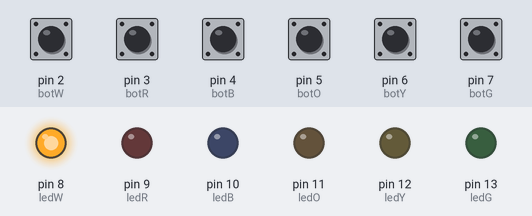
The sketch below on a simulated Arduino Uno, built with avr-gcc and run on an emulated ATmega328P. Shown: output pins drawn as LEDs (lit = HIGH). The inputs (shaded band) are chosen by the test bench; at power-on: pin 2 (botW), pin 3 (botR), pin 4 (botB), pin 5 (botO), pin 6 (botY), pin 7 (botG) LOW.

Above: at 1.2 s.
1.3 s: pin 3 (botR) pulled HIGH for 0.15 s
At 3.5 s:
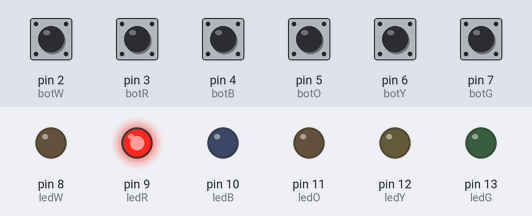
3.8 s: pin 4 (botB) pulled HIGH for 0.15 s
At 5.5 s:
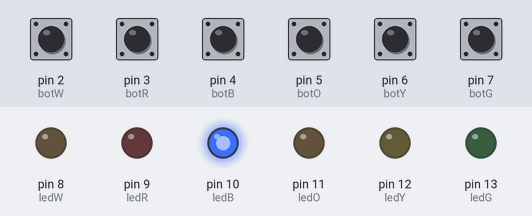
6.3 s: pin 2 (botW) pulled HIGH for 0.15 s
At 7.2 s:
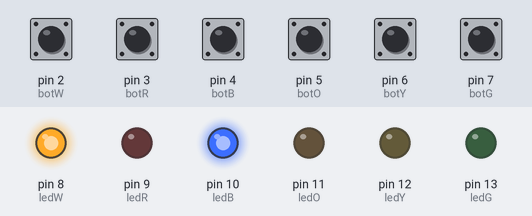
8.8 s: pin 5 (botO) pulled HIGH for 0.15 s
At 10.5 s:
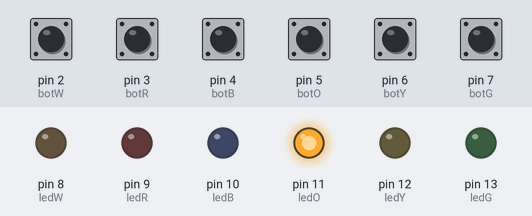
11.3 s: pin 6 (botY) pulled HIGH for 0.15 s
At 13.5 s:
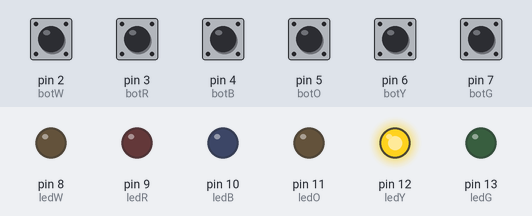
13.8 s: pin 7 (botG) pulled HIGH for 0.15 s
At 15.5 s:
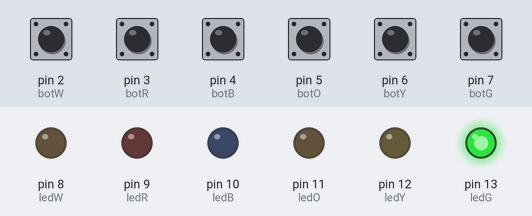
Timing chart, 0 to 17.0 s (numbered marks = the images above; inputs shaded):
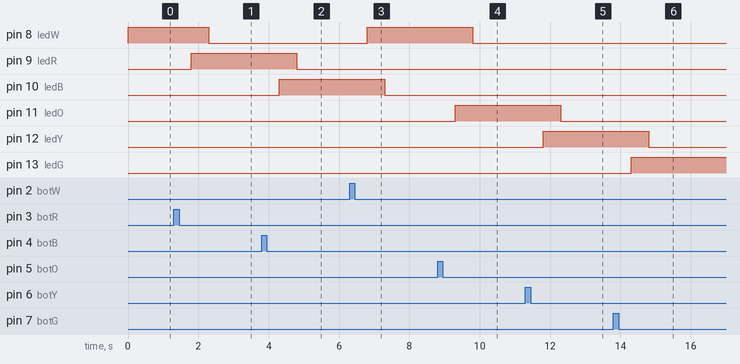

Measured:
- after the input at 1.3 s, pin 8 (ledW): HIGH → LOW after 1.0 s; pin 9 (ledR): LOW → HIGH after 0.50 s
- after the input at 3.8 s, pin 9 (ledR): HIGH → LOW after 1.0 s; pin 10 (ledB): LOW → HIGH after 0.50 s
- after the input at 6.3 s, pin 8 (ledW): LOW → HIGH after 0.50 s; pin 10 (ledB): HIGH → LOW after 1.0 s
- after the input at 8.8 s, pin 8 (ledW): HIGH → LOW after 1.0 s; pin 11 (ledO): LOW → HIGH after 0.50 s
- after the input at 11.3 s, pin 11 (ledO): HIGH → LOW after 1.0 s; pin 12 (ledY): LOW → HIGH after 0.50 s
- after the input at 13.8 s, pin 12 (ledY): HIGH → LOW after 1.0 s; pin 13 (ledG): LOW → HIGH after 0.50 s

The sketch:

atividade_do_elevador_marcelo_barbosa1__1_.ino
```cpp
#define ledG 13 //g
#define ledY 12 //y
#define ledO 11 //o
#define ledB 10 //b
#define ledR 9 //r
#define ledW 8 //w

#define botG 7 //g
#define botY 6 //y
#define botO 5 //o
#define botB 4 //b
#define botR 3 //r
#define botW 2 //w


int andar; //onde o botão foi apertado

int atual = 1; //onde o botão está apertado

void setup()

{

//===-LEDs-===

  pinMode(ledG, OUTPUT);

  pinMode(ledY, OUTPUT);

  pinMode(ledO, OUTPUT);

  pinMode(ledB, OUTPUT);

  pinMode(ledR, OUTPUT);

  pinMode(ledW, OUTPUT);

//===-Buttons-===

  pinMode(botG, INPUT);

  pinMode(botY, INPUT);

  pinMode(botO, INPUT);

  pinMode(botB, INPUT);

  pinMode(botR, INPUT);

  pinMode(botW, INPUT);

//

  digitalWrite(ledW,HIGH);

}

void loop()

{

  //=====-buttons verification-=====

  if (digitalRead(botG) == HIGH) {

    andar = 1;

  }

  if (digitalRead(botY) == HIGH) {

    andar = 2;

  }

  if (digitalRead(botO) == HIGH) {

    andar = 3;

  }

  if (digitalRead(botB) == HIGH) {

    andar = 4;

  }

  if (digitalRead(botR) == HIGH) {

    andar = 5;

  }

  if (digitalRead(botW) == HIGH) {

    andar = 6;

  }


//=====---LEDs behavior---=====

  switch (andar)

  {

    //Térreo

    case 1:

   if (atual == 1)

   {

     delay(500);

     digitalWrite(ledG,HIGH);

     delay(500);

     digitalWrite(ledY,LOW);

     digitalWrite(ledO,LOW);

     digitalWrite(ledB,LOW);

     digitalWrite(ledR,LOW);

     digitalWrite(ledW,LOW);

   }

    andar=0;

    atual=1;

    break;

    // 1° Andar
    case 2:

    if (atual == 2)

    {

      delay(500);

      digitalWrite(ledY,HIGH);

      delay(500);

      digitalWrite(ledG,LOW);

      digitalWrite(ledO,LOW);

      digitalWrite(ledB,LOW);

      digitalWrite(ledR,LOW);

      digitalWrite(ledW,LOW);

    }

    andar=0;

    atual=2;

    break;

    // 2° Andar
    case 3:

    if (atual==3)

    {

      delay(500);

      digitalWrite(ledO,HIGH);

      delay(500);

      digitalWrite(ledG,LOW);

      digitalWrite(ledY,LOW);

      digitalWrite(ledB,LOW);

      digitalWrite(ledR,LOW);

      digitalWrite(ledW,LOW);

    }

    andar=0;

    atual=3;

    break;

	// 3° Andar
    case 4:

    if (atual==4)

    {

      delay(500);

      digitalWrite(ledB,HIGH);

      delay(500);

      digitalWrite(ledG,LOW);

      digitalWrite(ledY,LOW);

      digitalWrite(ledO,LOW);

      digitalWrite(ledR,LOW);

      digitalWrite(ledW,LOW);

    }

    andar=0;

    atual=4;

    break;

	// 4° Andar
    case 5:

    if (atual==5)

    {

      delay(500);

      digitalWrite(ledR,HIGH);

      delay(500);

      digitalWrite(ledG,LOW);

      digitalWrite(ledY,LOW);

      digitalWrite(ledO,LOW);

      digitalWrite(ledB,LOW);

      digitalWrite(ledW,LOW);

    }

    andar=0;

    atual=5;

    break;

	// 5° Andar
    case 6:

    if (atual==6)

    {

      delay(500);

      digitalWrite(ledW,HIGH);

      delay(500);

      digitalWrite(ledG,LOW);

      digitalWrite(ledY,LOW);

      digitalWrite(ledO,LOW);

      digitalWrite(ledB,LOW);

      digitalWrite(ledR,LOW);

    }

    andar=0;

    atual=6;

    break;

  }

}


 
```
